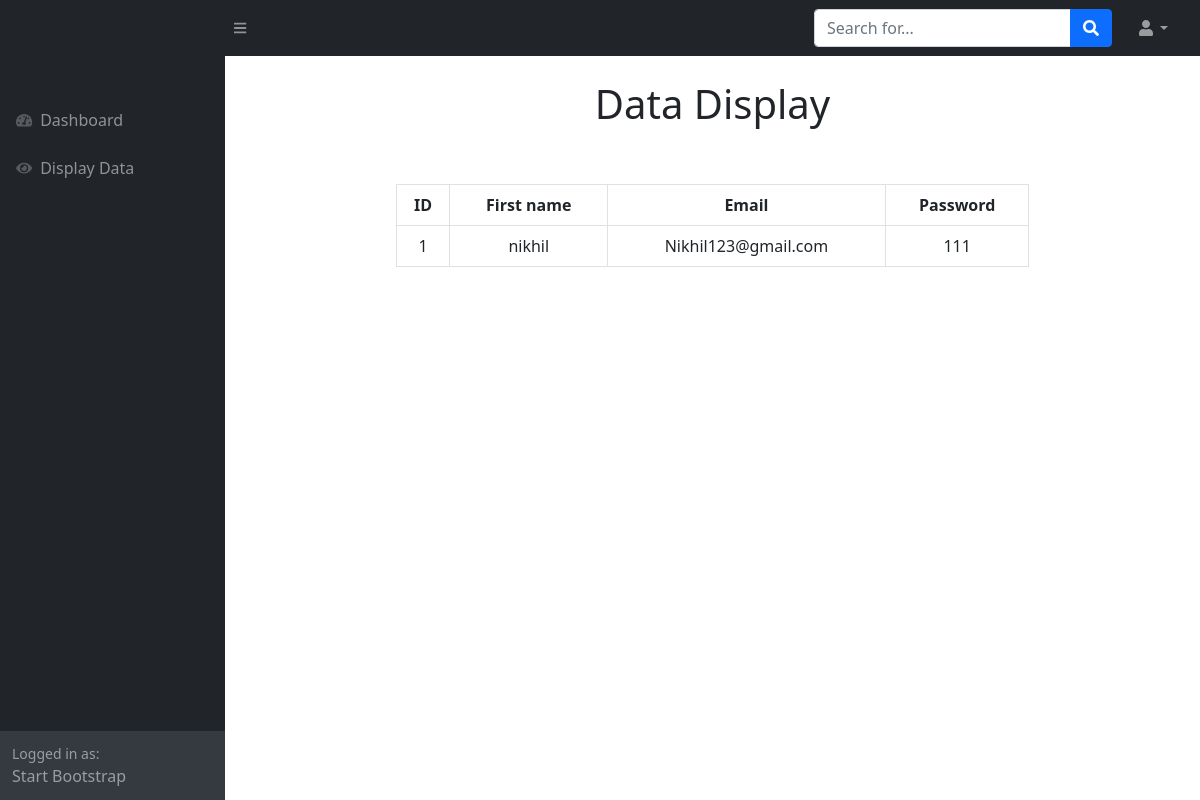
Screenshot of /view.php?you=1 with the database file from the repository.
### tables this page shows
CREATE TABLE `user1` (
  `id` int(11) NOT NULL,
  `f_name` varchar(50) NOT NULL,
  `l_name` varchar(50) NOT NULL,
  `email` varchar(50) NOT NULL,
  `password` varchar(50) NOT NULL,
  `token` varchar(100) NOT NULL
);

### view.php (the view, shortened to what this page needs)
<!DOCTYPE html>
<html lang="en">
    <head>
        <link href="https://cdn.jsdelivr.net/npm/simple-datatables@latest/dist/style.css" rel="stylesheet" />
        <link href="css/styles.css" rel="stylesheet" />
    </head>
    <body class="sb-nav-fixed">
        <nav class="sb-topnav navbar navbar-expand navbar-dark bg-dark">
            <a class="navbar-brand ps-3" href="index.html"> <h3 class="text-capitalize fst-italic"><?php echo $_SESSION['f_name'] ?>&nbsp;</h3></a>
            <button class="btn btn-link btn-sm order-1 order-lg-0 me-4 me-lg-0 openbtn"  onclick="openNav()" id="sidebarToggle" href="#!"><i class="fas fa-bars"></i></button>
            <form class="d-none d-md-inline-block form-inline ms-auto me-0 me-md-3 my-2 my-md-0">
                <div class="input-group">
                    <input class="form-control" type="text" placeholder="Search for..." aria-label="Search for..." aria-describedby="btnNavbarSearch" />
                    <button class="btn btn-primary" id="btnNavbarSearch" type="button"><i class="fas fa-search"></i></button>
                </div>
            </form>
            <ul class="navbar-nav ms-auto ms-md-0 me-3 me-lg-4">
                <li class="nav-item dropdown">
                    <a class="nav-link dropdown-toggle" id="navbarDropdown" href="#" role="button" data-bs-toggle="dropdown" aria-expanded="false"><i class="fas fa-user fa-fw"></i></a>
                </li>
            </ul>
        </nav>
        <div id="layoutSidenav">
            <div id="layoutSidenav_nav">
                <nav class="sb-sidenav accordion sb-sidenav-dark" id="sidenavAccordion">
                    <div class="sb-sidenav-menu">
                        <div class="nav">
                            <div class="sb-sidenav-menu-heading"></div>
                            <a class="nav-link" href="dashboard.php">
                                <div class="sb-nav-link-icon"><i class="fas fa-tachometer-alt"></i></div>
                                Dashboard
                            </a>
                            <a class="nav-link" href="display.php">
                                <div class="sb-nav-link-icon"><i class="fa fa-eye"></i></div>
                                Display Data
                            </a>
                            <a href="register.php" class="nav-link collapsed"  data-bs-toggle="collapse" data-bs-target="#collapsePages" aria-expanded="false" aria-controls="collapsePages">
                            </a>
                        </div>
                    </div>
                    <div class="sb-sidenav-footer">
                        <div class="small">Logged in as:</div>
                        Start Bootstrap
                    </div>
                </nav>
            </div>
             <div id="layoutSidenav_content">
                <main>
                    <div class="container-fluid">
                        <center>
                             <h1 class="mt-4">Data Display</h1>
                             <br><br>
                        </center>
                           <center>
                            <div class="col-md-8">
                                <table class="table table-bordered">
                                        <tr class="text-center">
                                            <th>ID</th>
                                            <th>First name</th>
                                            <th>Email</th>
                                            <th>Password</th>
                                        </tr>
                                             <?php
                                            include "condb.php";
                                            $id = $_GET['you'];
                                            $a = "select * from user1 where id = $id";
                                            $b = mysqli_query($con,$a);
                                            $c = mysqli_fetch_array($b);
                                            ?>
                                                <tr class="text-center">
                                                    <td><?php echo $c['id'] ?></td>
                                                    <td><?php echo $c['f_name'] ?></td>
                                                    <td><?php echo $c['email'] ?></td>
                                                    <td><?php echo $c['password'] ?></td>
                                                </tr>
                                </table>
                            </center>
                        </div>
                    </div>
                </div>
    </body>
</html>

### rows the page displays
user1: id "1", f_name "nikhil", email "Nikhil123@gmail.com", password "111"
